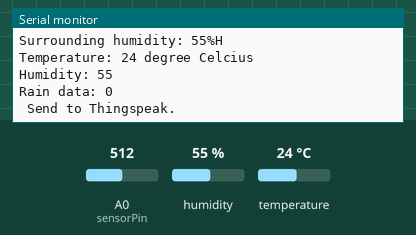
This sketch was run on a simulated ESP8266 (NodeMCU). On the bench: the last lines printed to the serial monitor. Inputs (shaded band) come from the test bench; at power-on: humidity 55 %, A0 (sensorPin) = 512, temperature 24 °C. WiFi joins after 1.5 s; servers stay silent unless stated.

Above: at 2.7 s.
2.8 s: humidity set to 22 %
At 2.92 s:
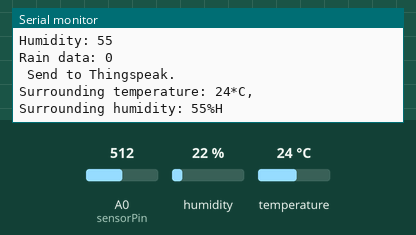
4.5 s: A0 (sensorPin) set to 306
At 6.0 s:
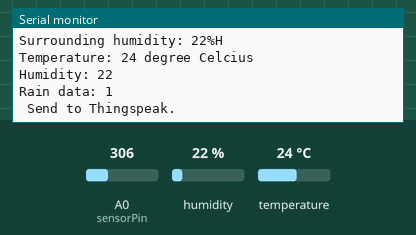
6.2 s: temperature set to 12 °C
At 6.59 s:
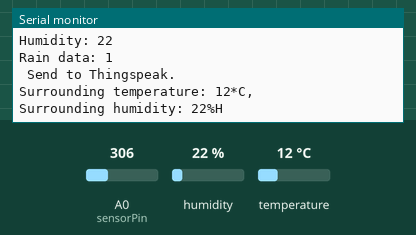
7.9 s: humidity set to 40 %
At 9.5 s:
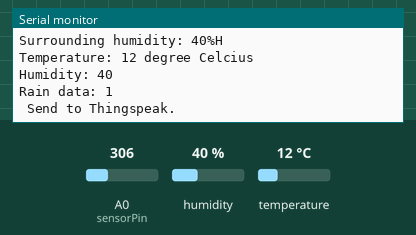
Timing chart, 0 to 10.6 s (numbered marks = the images above; inputs shaded):
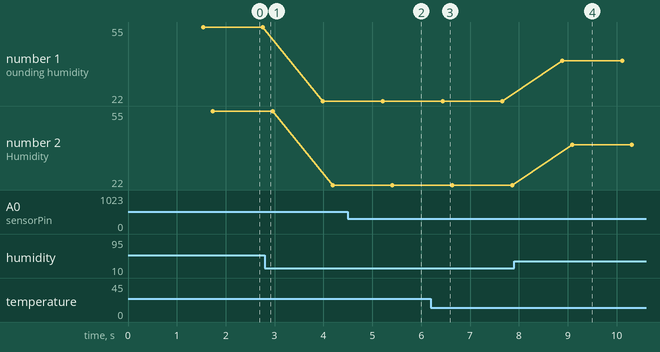

The sketch:

thingspeak.ino
```cpp
#include <SimpleDHT.h>                                                    // Importing dht library.
#include<ESP8266WiFi.h>                                                   // Importing esp8266 library.
#define pinDHT11 0                                                        // Defining DHT pin.
SimpleDHT11 dht11(pinDHT11);

int sensorPin = A0;                                                       // Initializing pins for rain sensor and dht11 sensor.
int sensorValue2 = 0;
int val;                                                                 //Initializing val as an Integer.

String apiKey = "Your apiKey";                                      // Assigning API pin of thingspeak channel.

const char *ssid = "Your ssid";                                //Assigning your Internet user name.
const char *pass = "Your Password";                                        // Assigning password of Internet.
const char *server = "api.thingspeak.com";                              // Assigning server site name.

WiFiClient client;                                                      // Initializing Wifi as client.
void setup(){

  Serial.begin(115200);                                                 // Initializing serial value as 115200.
  delay(10);

  Serial.println("CONNECTING TO ");
  Serial.println(ssid);

 WiFi.begin(ssid, pass);                                              // Doing some task to connect our node mcu to Internet.

 while (WiFi.status() != WL_CONNECTED)
 {
 delay(500);
 Serial.print(".");
 }
  Serial.print("");
  Serial.println("WiFi connected");
}
void loop(){
  // TAKING VALUES FROM THE SENSORS
  byte temperature = 0;
  byte humidity = 0;
  int err = SimpleDHTErrSuccess;
  if ((err = dht11.read(&temperature, &humidity, NULL)) != SimpleDHTErrSuccess)
  {
    Serial.print("Read DHT11 failed, err=");
    Serial.println(err);
    delay(1000);
    return;
  }                                                                    // Taking sensor values from DHT11 sensor and then printing it on serial monitor.
  Serial.print("\nSurrounding temperature: ");
  Serial.print((int)temperature);
  Serial.print("*C, ");
  Serial.print("\nSurrounding humidity: ");
  Serial.print((int)humidity);
  Serial.println("%H");

  sensorValue2 = analogRead(sensorPin);
  sensorValue2 = constrain(sensorValue2,150 ,440);                    // Taking values from rain sensor and converting them into a usefull value.
  sensorValue2 = map(sensorValue2, 150, 440, 1023, 0);
  if (sensorValue2 >= 20)
  {

    val = 1;
  }
  else                                                                // Using if and else condition for rain sensor value to assign (val) 0 or 1.
  {

    val = 0;
  }

  if (client.connect(server,80))
  {
    String postStr = apiKey;
    postStr += "&field1=";
    postStr +=  String(temperature);                                  // Sending this data to the things spek server.
    postStr += "&field2=";
    postStr += String(humidity);
    postStr += "&field3=";
    postStr += String(val);
    postStr += "\r\n\r\n";

    client.print("POST /update HTTP/1.1\n");
    client.print("Host: api.thingspeak.com\n");
    client.print("Connected: close\n");
    client.print("X-THINGSPEAKAPIKEY: "+apiKey+"\n");
    client.print("content-Type: application/x-www-form-urlencoded\n");   // Some task to upload data to the things speak server continously.
    client.print("content-Length: ");
    client.print(postStr.length());
    client.print("\n\n");
    client.print(postStr);

    Serial.print("Temperature: ");
    Serial.print(temperature);
    Serial.print(" degree Celcius ");                                  // Printing all the sensor values on the serial monitor.
    Serial.print("\nHumidity: ");
    Serial.print(humidity);
    Serial.print("\nRain data: ");
    Serial.print(val);
    Serial.println("\n Send to Thingspeak.");
  }
  client.stop();

  delay(1000);
}
```

Measured:
- after the input at 4.5 s, the serial monitor: prints a new line after 0.91 s (image 2)
- after the input at 6.2 s, the serial monitor: prints a new line after 0.24 s (image 3)
- after the input at 7.9 s, the serial monitor: prints a new line after 0.99 s (image 4)
- plotted number 1: 55 → 22 after the input at 2.8 s, 22 → 40 after the input at 7.9 s
- plotted number 2: 55 → 22 after the input at 2.8 s, 22 → 40 after the input at 7.9 s
